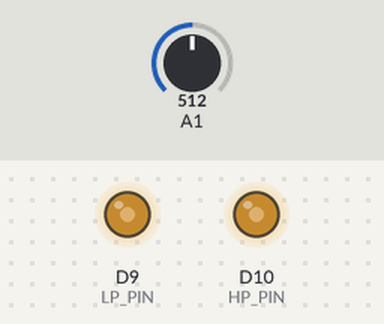
Simulated run of this sketch. Board: Arduino Zero (SAMD21). Shown: output pins drawn as LEDs (lit = HIGH). The inputs (shaded band) are chosen by the test bench; at power-on: A1 = 512 (analog values on the 0–1023 scale).

Above: at 1.2 s.
1.3 s: A1 set to 716
At 2.5 s:
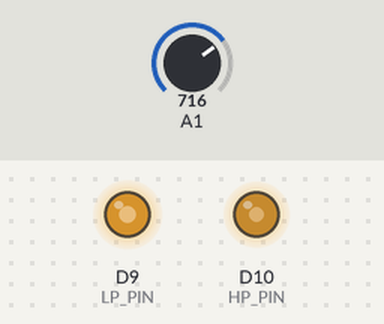
2.8 s: A1 set to 900
At 3.7 s:
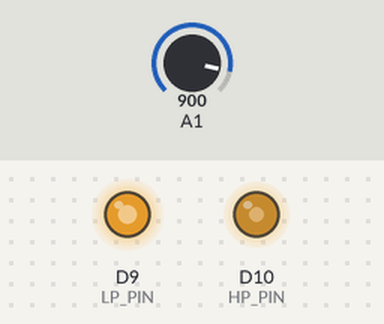
4.3 s: A1 set to 511
At 4.9 s:
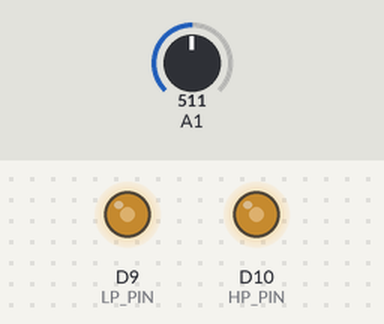
5.8 s: A1 set to 122
At 7.2 s:
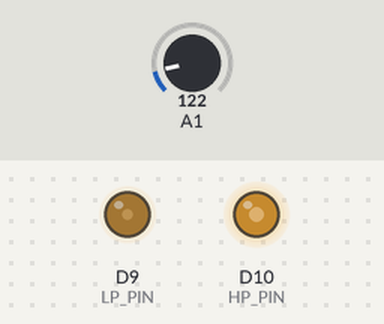
Timing chart, 0 to 8.3 s (numbered marks = the images above; inputs shaded):
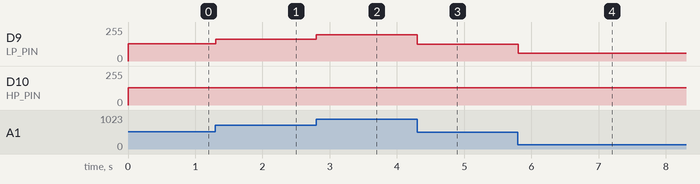

Measured:
- after the input at 1.3 s, D9 (LP_PIN): 128/255 → 164/255 at once
- after the input at 2.8 s, D9 (LP_PIN): 164/255 → 197/255 at once
- after the input at 4.3 s, D9 (LP_PIN): 197/255 → 127/255 at once
- after the input at 5.8 s, D9 (LP_PIN): 127/255 → 59/255 at once

The sketch:

db8_qmf_fixed.ino
```cpp
#include "db8_coeffs.h"
#define SAMPLING_RATE 2000

// db8_qmf_fixed.ino - 8-tap Daubechies 8 filter
const uint8_t LP_PIN = 9, HP_PIN = 10;
#define B 256
#define MASK (B - 1)
int16_t x[B];
uint8_t i = 0;
uint32_t last_micros = 0;

void setup() {
  pinMode(LP_PIN, OUTPUT);
  pinMode(HP_PIN, OUTPUT);
  analogReadResolution(8);
}

void loop() {
  uint32_t now = micros();
  if (now - last_micros < 1000000 / SAMPLING_RATE) return;
  last_micros = now;

  x[i] = analogRead(A1);

  int32_t y1 = 0, y2 = 0;
  for (uint8_t j = 0; j < DB8_N; j++) {
    int32_t in = (int32_t)x[(i - j) & MASK] - 128;
    y1 += (int32_t)(int16_t)pgm_read_word(&h8_fixed[j]) * in;
    y2 += (int32_t)(int16_t)pgm_read_word(&g8_fixed[j]) * in;
  }

  // DB8 gain sum(abs) is ~1.95.
  // >> 16 maps to +/- 125.
  // Using rounding (+ 32768) before shift.
  analogWrite(LP_PIN, constrain(((y1 + 32768L) >> 16) + 128, 0, 255));
  analogWrite(HP_PIN, constrain(((y2 + 32768L) >> 16) + 128, 0, 255));

  i = (i + 1) & MASK;
}
```

db8_coeffs.h
```cpp
#ifndef DB8_COEFFS_H
#define DB8_COEFFS_H

#define DB8_N 8

// DB8 Coefficients
const float h8_float[DB8_N] = { 0.23037781f, 0.71484657f, 0.63088076f, -0.02798376f, -0.18703481f, 0.03084138f, 0.03288301f, -0.01059740f };
const float g8_float[DB8_N] = { -0.01059740f, -0.03288301f, 0.03084138f, 0.18703481f, -0.02798376f, -0.63088076f, 0.71484657f, -0.23037781f };

const int16_t h8_fixed[DB8_N] PROGMEM = { 7549, 23424, 20673, -917, -6129, 1011, 1078, -347 };
const int16_t g8_fixed[DB8_N] PROGMEM = { -347, -1078, 1011, 6129, -917, -20673, 23424, -7549 };

#endif
```
